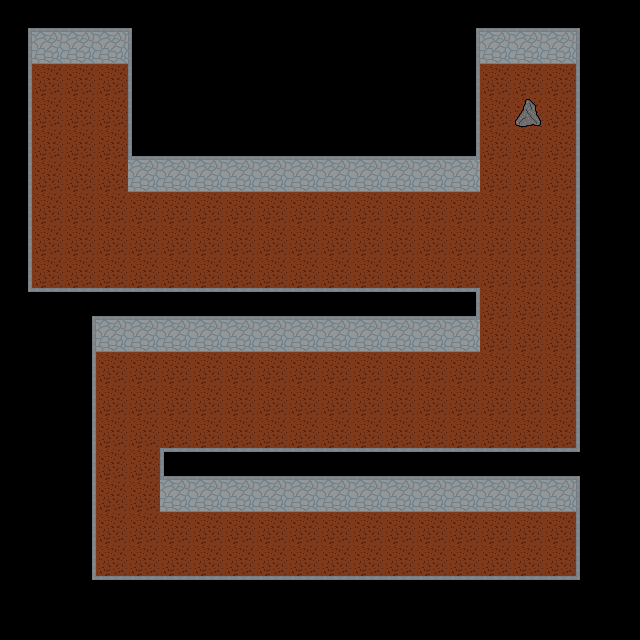

A level layout from a 2D game, rendered from its tile map. Below: a short description, then the map file with its tile-grid data intact:
An orthogonal 20x20 tile map with 32x32 px tiles, 3 tile layers (Background, Ground, Decoration) and 11 objects.

<map version="1.0" tiledversion="1.0.1" orientation="orthogonal" renderorder="left-down" width="20" height="20" tilewidth="32" tileheight="32" nextobjectid="22">
 <tileset firstgid="1" name="tileset1" tilewidth="32" tileheight="32" tilecount="256" columns="16">
  <image source="tileset1.png" width="512" height="512" />
 </tileset>
 <layer name="Background" width="20" height="20">
  <data encoding="csv">
0,210,210,210,0,0,0,0,0,0,0,0,0,0,0,210,210,210,0,0,
0,226,226,226,227,0,0,0,0,0,0,0,0,0,0,226,226,226,227,0,
0,177,177,177,227,0,0,0,0,0,0,0,0,0,0,177,177,177,227,0,
0,177,177,177,227,0,0,0,0,0,0,0,0,0,0,177,177,177,227,0,
0,177,177,177,210,210,210,210,210,210,210,210,210,210,210,177,177,177,227,0,
0,177,177,177,226,226,226,226,226,226,226,226,226,226,226,177,177,177,227,0,
0,177,177,177,177,177,177,177,177,177,177,177,177,177,177,177,177,177,227,0,
0,177,177,177,177,177,177,177,177,177,177,177,177,177,177,177,177,177,227,0,
0,177,177,177,177,177,177,177,177,177,177,177,177,177,177,177,177,177,227,0,
0,0,0,210,210,210,210,210,210,210,210,210,210,210,210,177,177,177,227,0,
0,0,0,226,226,226,226,226,226,226,226,226,226,226,226,177,177,177,227,0,
0,0,0,177,177,177,177,177,177,177,177,177,177,177,177,177,177,177,227,0,
0,0,0,177,177,177,177,177,177,177,177,177,177,177,177,177,177,177,227,0,
0,0,0,177,177,177,177,177,177,177,177,177,177,177,177,177,177,177,227,0,
0,0,0,177,177,210,210,210,210,210,210,210,210,210,210,210,210,210,0,0,
0,0,0,177,177,226,226,226,226,226,226,226,226,226,226,226,226,226,227,0,
0,0,0,177,177,177,177,177,177,177,177,177,177,177,177,177,177,177,227,0,
0,0,0,177,177,177,177,177,177,177,177,177,177,177,177,177,177,177,227,0,
0,0,0,0,0,0,0,0,0,0,0,0,0,0,0,0,0,0,0,0,
0,0,0,0,0,0,0,0,0,0,0,0,0,0,0,0,0,0,0,0
</data>
 </layer>
 <layer name="Ground" width="20" height="20">
  <data encoding="csv">
0,0,0,0,0,0,0,0,0,0,0,0,0,0,0,0,0,0,0,0,
225,0,0,0,0,0,0,0,0,0,0,0,0,0,225,0,0,0,0,0,
225,0,0,0,0,0,0,0,0,0,0,0,0,0,225,0,0,0,0,0,
225,0,0,0,0,0,0,0,0,0,0,0,0,0,225,0,0,0,0,0,
225,0,0,0,227,0,0,0,0,0,0,0,0,0,225,0,0,0,0,0,
225,0,0,0,0,0,0,0,0,0,0,0,0,0,0,0,0,0,0,0,
225,0,0,0,0,0,0,0,0,0,0,0,0,0,0,0,0,0,0,0,
225,0,0,0,0,0,0,0,0,0,0,0,0,0,0,0,0,0,0,0,
225,0,0,0,0,0,0,0,0,0,0,0,0,0,0,0,0,0,0,0,
0,242,242,242,242,242,242,242,242,242,242,242,242,242,242,0,0,0,0,0,
0,0,225,0,0,0,0,0,0,0,0,0,0,0,0,0,0,0,0,0,
0,0,225,0,0,0,0,0,0,0,0,0,0,0,0,0,0,0,0,0,
0,0,225,0,0,0,0,0,0,0,0,0,0,0,0,0,0,0,0,0,
0,0,225,0,0,0,0,0,0,0,0,0,0,0,0,0,0,0,0,0,
0,0,225,0,0,242,242,242,242,242,242,242,242,242,242,242,242,242,211,0,
0,0,225,0,0,0,0,0,0,0,0,0,0,0,0,0,0,0,0,0,
0,0,225,0,0,0,0,0,0,0,0,0,0,0,0,0,0,0,0,0,
0,0,225,0,0,0,0,0,0,0,0,0,0,0,0,0,0,0,0,0,
0,0,0,242,242,242,242,242,242,242,242,242,242,242,242,242,242,242,0,0,
0,0,0,0,0,0,0,0,0,0,0,0,0,0,0,0,0,0,0,0
</data>
 </layer>
 <layer name="Decoration" width="20" height="20">
  <data encoding="csv">
209,0,0,0,211,0,0,0,0,0,0,0,0,0,209,0,0,0,211,0,
0,0,0,0,0,0,0,0,0,0,0,0,0,0,0,0,0,0,0,0,
0,0,0,0,0,0,0,0,0,0,0,0,0,0,0,0,0,0,0,0,
0,0,0,0,0,0,0,0,0,0,0,0,0,0,0,0,61,0,0,0,
0,0,0,0,0,0,0,0,0,0,0,0,0,0,0,0,0,0,0,0,
0,0,0,0,0,0,0,0,0,0,0,0,0,0,0,0,0,0,0,0,
0,0,0,0,0,0,0,0,0,0,0,0,0,0,0,0,0,0,0,0,
0,0,0,0,0,0,0,0,0,0,0,0,0,0,0,0,0,0,0,0,
0,0,0,0,0,0,0,0,0,0,0,0,0,0,0,0,0,0,0,0,
241,0,209,0,0,0,0,0,0,0,0,0,0,0,225,0,0,0,0,0,
0,0,0,0,0,0,0,0,0,0,0,0,0,0,0,0,0,0,0,0,
0,0,0,0,0,0,0,0,0,0,0,0,0,0,0,0,0,0,0,0,
0,0,0,0,0,0,0,0,0,0,0,0,0,0,0,0,0,0,0,0,
0,0,0,0,0,0,0,0,0,0,0,0,0,0,0,0,0,0,0,0,
0,0,0,0,0,227,0,0,0,0,0,0,0,0,0,0,0,0,243,0,
0,0,0,0,0,0,0,0,0,0,0,0,0,0,0,0,0,0,0,0,
0,0,0,0,0,0,0,0,0,0,0,0,0,0,0,0,0,0,0,0,
0,0,0,0,0,0,0,0,0,0,0,0,0,0,0,0,0,0,0,0,
0,0,241,0,0,0,0,0,0,0,0,0,0,0,0,0,0,0,243,0,
0,0,0,0,0,0,0,0,0,0,0,0,0,0,0,0,0,0,0,0
</data>
 </layer>
 <objectgroup name="MAP_COLLISION">
  <object id="5" x="128" y="64" width="352" height="128" />
  <object id="8" x="449" y="31" width="160" height="32" />
  <object id="9" x="578" y="65" width="32" height="384" />
  <object id="10" x="159" y="448" width="416" height="64" />
  <object id="11" x="579" y="479" width="32" height="96" />
  <object id="12" x="96" y="576" width="512" height="32" />
  <object id="13" x="64" y="320" width="32" height="256" />
  <object id="14" x="96" y="320" width="384" height="32" />
  <object id="15" x="32" y="288" width="448" height="32" />
  <object id="16" x="0" y="64" width="32" height="256" />
  <object id="21" x="32" y="32" width="128" height="32" />
 </objectgroup>
</map>
